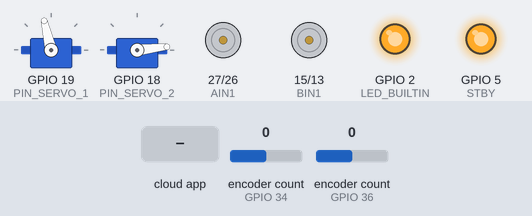
This program was run on a simulated ESP32. On the bench: 2 × servo, motor-driver pin pairs drawn as motors (green arrow = first pin HIGH = forward, orange = second pin HIGH = backward, longer = more drive, scaled by the enable pin, stopped while the standby pin is LOW), output pins drawn as LEDs (lit = HIGH). The inputs (shaded band) are chosen by the test bench; at power-on: encoder count (sensors on GPIO 34, GPIO 36) 0. The ROS host is connected and sends only what is stated; servo pulses on a pin are drawn as a servo (544–2400 µs = 0–180°); what the program prints to the serial monitor is not drawn.

Above: at 3.2 s.
3.3 s: the phone or cloud app sets linear.x to -100
At 4.3 s:
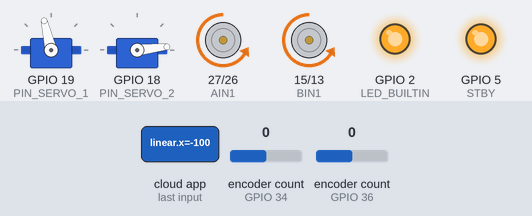
4.8 s: the phone or cloud app sets angular.z to -100
At 5.6 s:
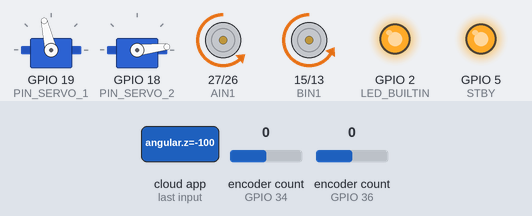
6.3 s: the phone or cloud app sets servo_der to 1
At 6.38 s:
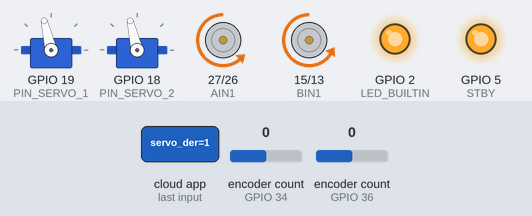
7.9 s: the phone or cloud app sets servo_izq to 1
At 7.97 s:
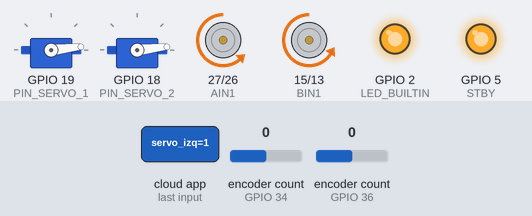
9.5 s: the phone or cloud app sets linear.x to 0
At 10.3 s:
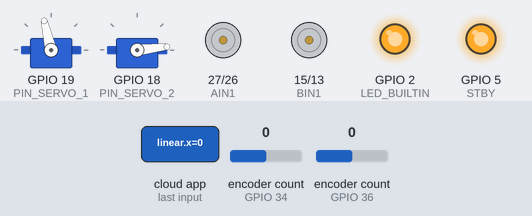
11.0 s: the phone or cloud app sets linear.x to 100
At 11.6 s:
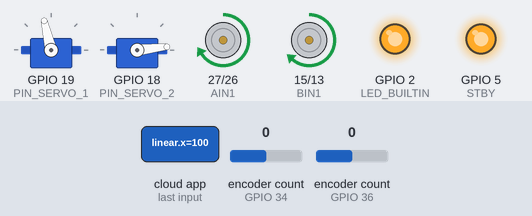
Timing chart, 0 to 13.5 s (numbered marks = the images above; inputs shaded):
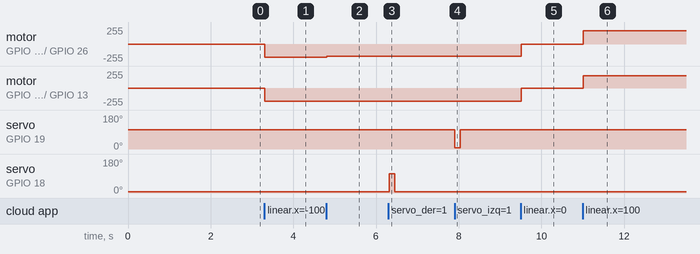

Measured:
- after the input at 3.3 s, motor on GPIO 27 (AIN1) / GPIO 26 (AIN2), motor on GPIO 15 (BIN1) / GPIO 13 (BIN2): stopped → backward 199/255 at once
- after the input at 4.8 s, motor on GPIO 27 (AIN1) / GPIO 26 (AIN2): backward 199/255 → backward 181/255 at once
- after the input at 6.3 s, servo on GPIO 18 (PIN_SERVO_2): 6° → 103° at once, → 6° 0.13 s later
- after the input at 7.9 s, servo on GPIO 19 (PIN_SERVO_1): 103° → 6° at once, → 103° 0.13 s later
- after the input at 9.5 s, motor on GPIO 27 (AIN1) / GPIO 26 (AIN2): backward 181/255 → stopped at once; motor on GPIO 15 (BIN1) / GPIO 13 (BIN2): backward 199/255 → stopped at once
- after the input at 11.0 s, motor on GPIO 27 (AIN1) / GPIO 26 (AIN2): stopped → forward 199/255 at once; motor on GPIO 15 (BIN1) / GPIO 13 (BIN2): stopped → forward 181/255 at once

The program:

main.cpp
```cpp
// ============================================================
//  MODO FUTBOL — ESP32 + micro-ROS
//  Publica:  /futbol/odom  (nav_msgs/Odometry)
//  Suscribe: /futbol/cmd_vel    (geometry_msgs/Twist)
//            /futbol/servo_der  (std_msgs/Bool)
//            /futbol/servo_izq  (std_msgs/Bool)
// ============================================================

#include <Arduino.h>
#include <micro_ros_platformio.h>
#include <rcl/rcl.h>
#include <rclc/rclc.h>
#include <rclc/executor.h>
#include <nav_msgs/msg/odometry.h>
#include <geometry_msgs/msg/twist.h>
#include <std_msgs/msg/bool.h>
#include <ESP32Encoder.h>
#include <math.h>

// ============================================================
// PINES MOTORES
// ============================================================

#define AIN1 27
#define AIN2 26
#define PWMA 25
#define BIN1 15
#define BIN2 13
#define PWMB 14
#define STBY 5

// ============================================================
// PINES SERVOS
// ============================================================

#define PIN_SERVO_1 19
#define PIN_SERVO_2 18

#define SERVO1_REPOSO 100
#define SERVO1_GOLPE  10
#define SERVO2_REPOSO 10
#define SERVO2_GOLPE  100
#define TIEMPO_GOLPE  120

// ============================================================
// PWM
// ============================================================

#define CH_A       0
#define CH_B       1
#define CH_SERVO1  2
#define CH_SERVO2  3

#define FREQ_MOTOR  5000
#define RES_MOTOR   8
#define FREQ_SERVO  50
#define RES_SERVO   16

#define VEL_MAX 200

// ============================================================
// ODOMETRÍA
// ============================================================

#define TICKS_POR_VUELTA   210.0f   // 7 PPR * 30 reduccion
#define DIAMETRO_RUEDA     0.042f   // metros
#define DISTANCIA_RUEDAS   0.093f   // metros

#define RADIO_RUEDA (DIAMETRO_RUEDA / 2.0f)

// ============================================================
// MICRO-ROS
// ============================================================

#define WIFI_SSID "juanpa"
#define WIFI_PASS "juampa312"
#define AGENT_IP  "10.51.219.200"
#define AGENT_PORT 8888


#ifndef LED_BUILTIN
#define LED_BUILTIN 2
#endif

// ============================================================
// VARIABLES GLOBALES
// ============================================================

// Encoders
ESP32Encoder encoderIzq;
ESP32Encoder encoderDer;

int64_t ticksIzqPrev = 0;
int64_t ticksDerPrev = 0;

// Odometría
float x   = 0.0f;
float y   = 0.0f;
float yaw = 0.0f;

// Servos
bool servo1_activo = false;
bool servo2_activo = false;
unsigned long t_servo1 = 0;
unsigned long t_servo2 = 0;

// micro-ROS
rcl_node_t node;
rcl_allocator_t allocator;
rclc_support_t support;
rclc_executor_t executor;

rcl_publisher_t odom_pub;
rcl_subscription_t cmd_vel_sub;
rcl_subscription_t servo_der_sub;
rcl_subscription_t servo_izq_sub;

nav_msgs__msg__Odometry odom_msg;
geometry_msgs__msg__Twist cmd_vel_msg;
std_msgs__msg__Bool servo_der_msg;
std_msgs__msg__Bool servo_izq_msg;

rcl_timer_t odom_timer;

// ============================================================
// PWM SERVO MANUAL
// ============================================================

void writeServo(uint8_t channel, int angle) {
    angle = constrain(angle, 0, 180);
    int pulse_us = map(angle, 0, 180, 500, 2500);
    uint32_t duty = (pulse_us * 65535UL) / 20000UL;
    ledcWrite(channel, duty);
}

// ============================================================
// MOTORES
// ============================================================

void moverMotores(float linear, float angular) {
    float velIzq = linear - angular * DISTANCIA_RUEDAS / 2.0f;
    float velDer = linear + angular * DISTANCIA_RUEDAS / 2.0f;

    float maxVel = max(abs(velIzq), abs(velDer));
    if (maxVel > 1.0f) {
        velIzq /= maxVel;
        velDer /= maxVel;
    }

    int pwmIzq = (int)(abs(velIzq) * VEL_MAX);
    int pwmDer = (int)(abs(velDer) * VEL_MAX);

    // Motor izquierdo (Motor A)
    if (velIzq > 0.05f) {
        digitalWrite(AIN1, HIGH); digitalWrite(AIN2, LOW);
    } else if (velIzq < -0.05f) {
        digitalWrite(AIN1, LOW);  digitalWrite(AIN2, HIGH);
    } else {
        digitalWrite(AIN1, LOW);  digitalWrite(AIN2, LOW);
    }

    // Motor derecho (Motor B)
    if (velDer > 0.05f) {
        digitalWrite(BIN1, HIGH); digitalWrite(BIN2, LOW);
    } else if (velDer < -0.05f) {
        digitalWrite(BIN1, LOW);  digitalWrite(BIN2, HIGH);
    } else {
        digitalWrite(BIN1, LOW);  digitalWrite(BIN2, LOW);
    }

    ledcWrite(CH_A, pwmIzq);
    ledcWrite(CH_B, pwmDer);
}

void detenerMotores() {
    ledcWrite(CH_A, 0);
    ledcWrite(CH_B, 0);
    digitalWrite(AIN1, LOW); digitalWrite(AIN2, LOW);
    digitalWrite(BIN1, LOW); digitalWrite(BIN2, LOW);
}

// ============================================================
// CALLBACKS micro-ROS
// ============================================================

void cmd_vel_callback(const void* msg_in) {
    const geometry_msgs__msg__Twist* msg =
        (const geometry_msgs__msg__Twist*)msg_in;
    moverMotores(msg->linear.x, msg->angular.z);
}

void servo_der_callback(const void* msg_in) {
    const std_msgs__msg__Bool* msg = (const std_msgs__msg__Bool*)msg_in;
    if (msg->data && !servo2_activo) {
        writeServo(CH_SERVO2, SERVO2_GOLPE);
        servo2_activo = true;
        t_servo2 = millis();
    }
}

void servo_izq_callback(const void* msg_in) {
    const std_msgs__msg__Bool* msg = (const std_msgs__msg__Bool*)msg_in;
    if (msg->data && !servo1_activo) {
        writeServo(CH_SERVO1, SERVO1_GOLPE);
        servo1_activo = true;
        t_servo1 = millis();
    }
}

// ============================================================
// TIMER ODOMETRÍA — cada 50ms
// ============================================================

void odom_callback(rcl_timer_t* timer, int64_t last_call_time) {
    (void)last_call_time;
    if (timer == NULL) return;

    int64_t ticksIzq = encoderIzq.getCount();
    int64_t ticksDer = encoderDer.getCount();

    int64_t dIzq = ticksIzq - ticksIzqPrev;
    int64_t dDer = ticksDer - ticksDerPrev;

    ticksIzqPrev = ticksIzq;
    ticksDerPrev = ticksDer;

    float distIzq = (dIzq / TICKS_POR_VUELTA) * 2.0f * M_PI * RADIO_RUEDA;
    float distDer = (dDer / TICKS_POR_VUELTA) * 2.0f * M_PI * RADIO_RUEDA;

    float distCenter = (distIzq + distDer) / 2.0f;
    float deltaYaw   = (distDer - distIzq) / DISTANCIA_RUEDAS;

    x   += distCenter * cos(yaw + deltaYaw / 2.0f);
    y   += distCenter * sin(yaw + deltaYaw / 2.0f);
    yaw += deltaYaw;

    // Publicar odometría
    odom_msg.pose.pose.position.x = x;
    odom_msg.pose.pose.position.y = y;

    // Quaternion desde yaw
    odom_msg.pose.pose.orientation.z = sin(yaw / 2.0f);
    odom_msg.pose.pose.orientation.w = cos(yaw / 2.0f);

    rcl_publish(&odom_pub, &odom_msg, NULL);
}

// ============================================================
// SETUP
// ============================================================

void setup() {
    Serial.begin(115200);

    // LED
    pinMode(LED_BUILTIN, OUTPUT);
    digitalWrite(LED_BUILTIN, LOW);

    // TB6612
    pinMode(AIN1, OUTPUT); pinMode(AIN2, OUTPUT);
    pinMode(BIN1, OUTPUT); pinMode(BIN2, OUTPUT);
    pinMode(STBY, OUTPUT);
    digitalWrite(STBY, HIGH);

    // PWM motores
    ledcSetup(CH_A, FREQ_MOTOR, RES_MOTOR);
    ledcAttachPin(PWMA, CH_A);
    ledcSetup(CH_B, FREQ_MOTOR, RES_MOTOR);
    ledcAttachPin(PWMB, CH_B);

    // PWM servos
    ledcSetup(CH_SERVO1, FREQ_SERVO, RES_SERVO);
    ledcAttachPin(PIN_SERVO_1, CH_SERVO1);
    ledcSetup(CH_SERVO2, FREQ_SERVO, RES_SERVO);
    ledcAttachPin(PIN_SERVO_2, CH_SERVO2);

    writeServo(CH_SERVO1, SERVO1_REPOSO);
    writeServo(CH_SERVO2, SERVO2_REPOSO);

    // Encoders
    ESP32Encoder::useInternalWeakPullResistors = UP;
    encoderIzq.attachHalfQuad(36, 39);  // VP, VN
    encoderDer.attachHalfQuad(34, 35);
    encoderIzq.clearCount();
    encoderDer.clearCount();

    // AFTER — remove the AGENT_IP macro and change the call to:
    set_microros_wifi_transports(
        (char*)WIFI_SSID, (char*)WIFI_PASS,
        IPAddress(10,51,219,200), AGENT_PORT
    );

    delay(2000);

    allocator = rcl_get_default_allocator();
    rclc_support_init(&support, 0, NULL, &allocator);
    rclc_node_init_default(&node, "futbol_esp32", "futbol", &support);

    // Publisher odometría
    rclc_publisher_init_default(
        &odom_pub, &node,
        ROSIDL_GET_MSG_TYPE_SUPPORT(nav_msgs, msg, Odometry),
        "odom"
    );

    // Subscribers
    rclc_subscription_init_default(
        &cmd_vel_sub, &node,
        ROSIDL_GET_MSG_TYPE_SUPPORT(geometry_msgs, msg, Twist),
        "cmd_vel"
    );
    rclc_subscription_init_default(
        &servo_der_sub, &node,
        ROSIDL_GET_MSG_TYPE_SUPPORT(std_msgs, msg, Bool),
        "servo_der"
    );
    rclc_subscription_init_default(
        &servo_izq_sub, &node,
        ROSIDL_GET_MSG_TYPE_SUPPORT(std_msgs, msg, Bool),
        "servo_izq"
    );

    // Timer odometría cada 50ms
    rclc_timer_init_default(
        &odom_timer, &support,
        RCL_MS_TO_NS(50),
        odom_callback
    );

    // Executor — 4 handles: 3 subs + 1 timer
    rclc_executor_init(&executor, &support.context, 4, &allocator);
    rclc_executor_add_subscription(&executor, &cmd_vel_sub,
        &cmd_vel_msg, &cmd_vel_callback, ON_NEW_DATA);
    rclc_executor_add_subscription(&executor, &servo_der_sub,
        &servo_der_msg, &servo_der_callback, ON_NEW_DATA);
    rclc_executor_add_subscription(&executor, &servo_izq_sub,
        &servo_izq_msg, &servo_izq_callback, ON_NEW_DATA);
    rclc_executor_add_timer(&executor, &odom_timer);

    digitalWrite(LED_BUILTIN, HIGH);
    Serial.println("=== FUTBOL ESP32 micro-ROS listo ===");
}

// ============================================================
// LOOP
// ============================================================

void loop() {
    // Retorno automático servos
    unsigned long ahora = millis();

    if (servo1_activo && (ahora - t_servo1 >= TIEMPO_GOLPE)) {
        writeServo(CH_SERVO1, SERVO1_REPOSO);
        servo1_activo = false;
    }
    if (servo2_activo && (ahora - t_servo2 >= TIEMPO_GOLPE)) {
        writeServo(CH_SERVO2, SERVO2_REPOSO);
        servo2_activo = false;
    }

    rclc_executor_spin_some(&executor, RCL_MS_TO_NS(10));
    delay(10);
}
```
